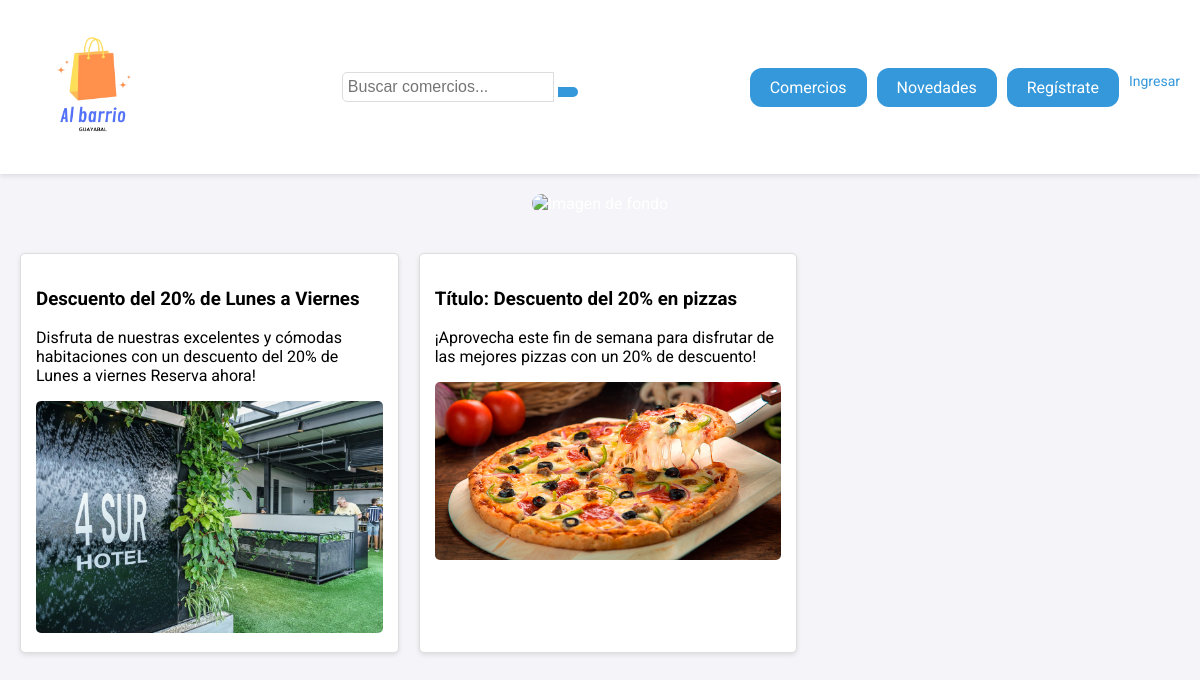
Before: / with the older database file.
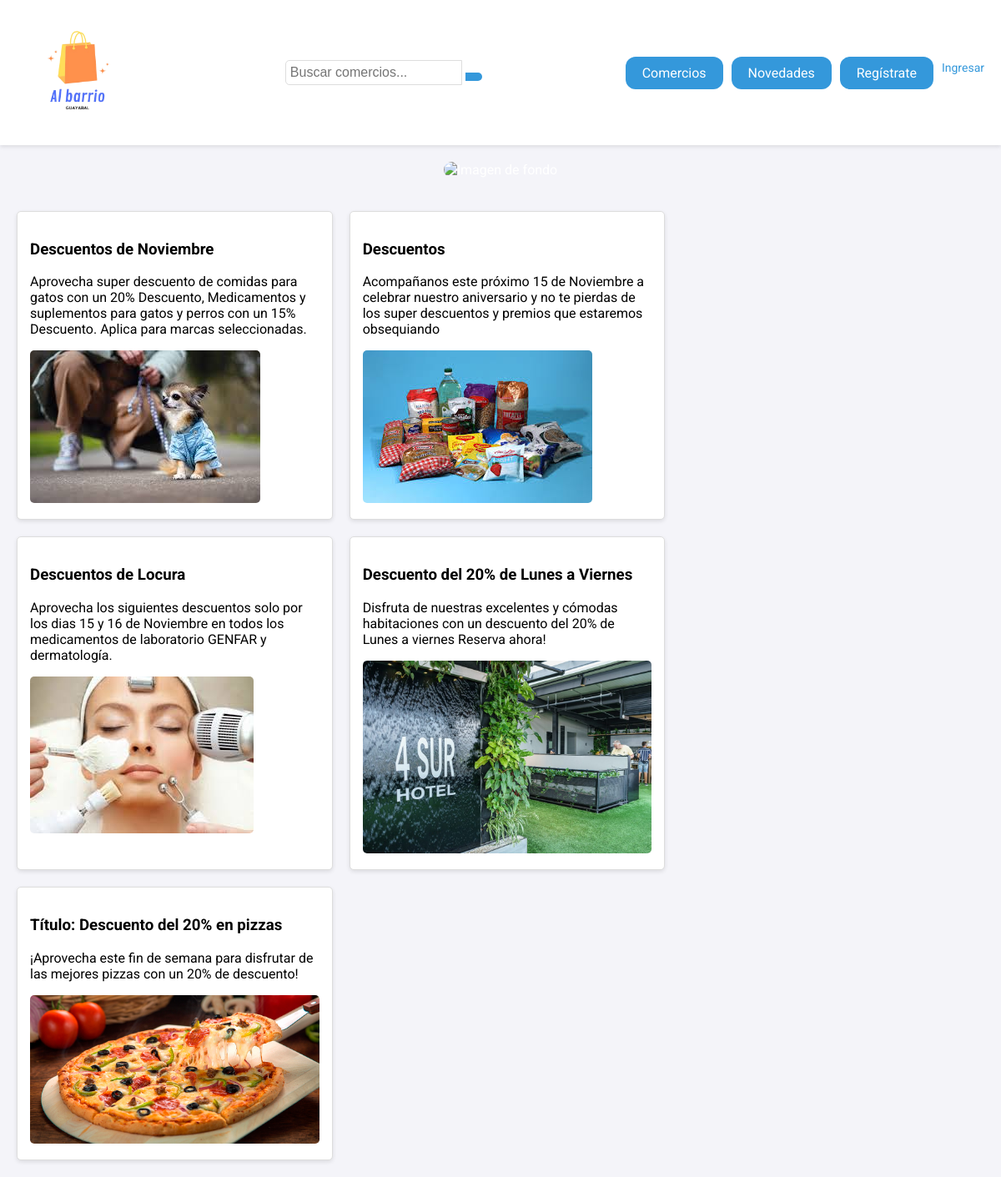
After: the same page with the newer database file.
### comercios/models.py (models this page shows, shortened)
class Novedad(models.Model):
    titulo = models.CharField(max_length=100)
    descripcion = models.TextField()
    imagen = models.ImageField(upload_to='novedades/', blank=True, null=True)
    fecha_publicacion = models.DateField(auto_now_add=True)
    comercio = models.ForeignKey(Comercio, on_delete=models.CASCADE, related_name="novedades", null=True)

### comercios/views.py (the view)
# urls.py: path('', pagina_principal, name='pagina-principal'),  # Página principal
def pagina_principal(request):
    novedades = Novedad.objects.order_by('-fecha_publicacion')[:5]
    return render(request, 'comercios/pagina_principal.html', {'novedades': novedades})

### comercios/templates/comercios/pagina_principal.html
{% extends 'base.html' %}
{% load static %}
{% block content %}
<div class="header">
    <div class="logo">
        <img src="{% static 'imagenes/pagina_principal/logo.png' %}" alt="Logo" class="logo-image">
    </div>
    <div class="search-bar">
        <form method="GET" action="{% url 'comercios' %}">
            <input type="text" name="q" placeholder="Buscar comercios..." class="search-input">
            <button type="submit" class="search-btn">
                </button>
        </form>
    </div>
    <div class="top-buttons">
        <a href="{% url 'comercios' %}" class="btn">Comercios</a>
        <a href="{% url 'novedades' %}" class="btn">Novedades</a>
        <a href="{% url 'registro' %}" class="btn">Regístrate</a>
        <a href="{% url 'login' %}" class="registered-link">Ingresar</a>
    </div>
</div>
<div class="hero">
    <img src="{% static 'imagenes/pagina_principal/puente4sur.jpg' %}" alt="Imagen de fondo" class="hero-image">
</div>
<div class="novedades">
    {% for novedad in novedades %}
        <div class="novedad">
            <h3>{{ novedad.titulo }}</h3>
            <p>{{ novedad.descripcion }}</p>
            {% if novedad.imagen %}
                <img src="{{ novedad.imagen.url }}" alt="{{ novedad.titulo }}">
            {% endif %}
        </div>
    {% empty %}
        <p>No hay novedades disponibles en este momento.</p>
    {% endfor %}
</div>
{% endblock %}

Changed rows visible on the page:
added Novedad: titulo "Descuentos de Noviembre", descripcion "Aprovecha super descuento de comidas para gatos con un 20% Descuento, Medicamentos y suplementos para gatos y perros con un 15% Descuento. Aplica para marcas seleccionadas.", imagen (picture)
added Novedad: titulo "Descuentos", descripcion "Acompañanos este próximo 15 de Noviembre a celebrar nuestro aniversario y no te pierdas de los super descuentos y premios que estaremos obsequiando", imagen (picture)
added Novedad: titulo "Descuentos de Locura", descripcion "Aprovecha los siguientes descuentos solo por los dias 15 y 16 de Noviembre en todos los medicamentos de laboratorio GENFAR y dermatología.", imagen (picture)
